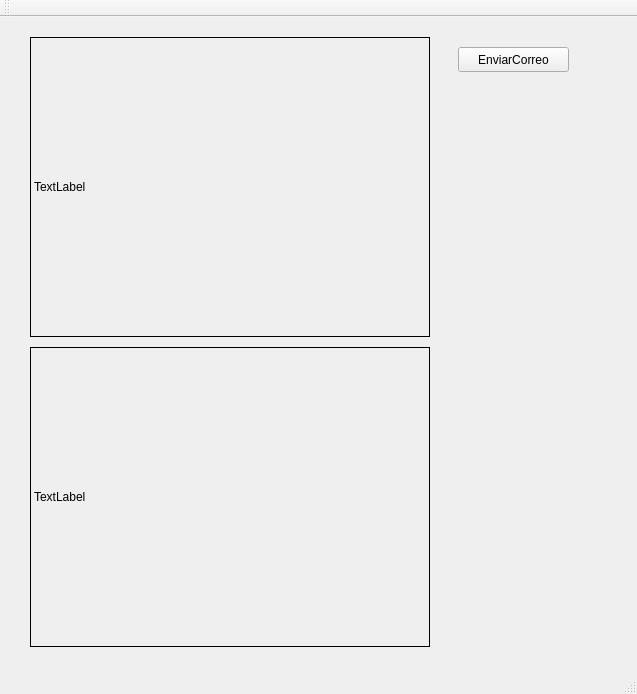
<?xml version="1.0" encoding="UTF-8"?>
<ui version="4.0">
 <class>MainWindow</class>
 <widget class="QMainWindow" name="MainWindow">
  <property name="geometry">
   <rect>
    <x>0</x>
    <y>0</y>
    <width>637</width>
    <height>694</height>
   </rect>
  </property>
  <property name="windowTitle">
   <string>MainWindow</string>
  </property>
  <widget class="QWidget" name="centralWidget">
   <widget class="QLabel" name="label">
    <property name="geometry">
     <rect>
      <x>30</x>
      <y>20</y>
      <width>400</width>
      <height>300</height>
     </rect>
    </property>
    <property name="frameShape">
     <enum>QFrame::Box</enum>
    </property>
    <property name="text">
     <string>TextLabel</string>
    </property>
   </widget>
   <widget class="QPushButton" name="pushButton">
    <property name="geometry">
     <rect>
      <x>458</x>
      <y>30</y>
      <width>111</width>
      <height>25</height>
     </rect>
    </property>
    <property name="text">
     <string>EnviarCorreo</string>
    </property>
   </widget>
   <widget class="QLabel" name="label_2">
    <property name="geometry">
     <rect>
      <x>30</x>
      <y>330</y>
      <width>400</width>
      <height>300</height>
     </rect>
    </property>
    <property name="frameShape">
     <enum>QFrame::Box</enum>
    </property>
    <property name="text">
     <string>TextLabel</string>
    </property>
   </widget>
  </widget>
  <widget class="QMenuBar" name="menuBar">
   <property name="geometry">
    <rect>
     <x>0</x>
     <y>0</y>
     <width>637</width>
     <height>17</height>
    </rect>
   </property>
  </widget>
  <widget class="QToolBar" name="mainToolBar">
   <attribute name="toolBarArea">
    <enum>TopToolBarArea</enum>
   </attribute>
   <attribute name="toolBarBreak">
    <bool>false</bool>
   </attribute>
  </widget>
  <widget class="QStatusBar" name="statusBar"/>
 </widget>
 <layoutdefault spacing="6" margin="11"/>
 <resources/>
 <connections/>
</ui>
